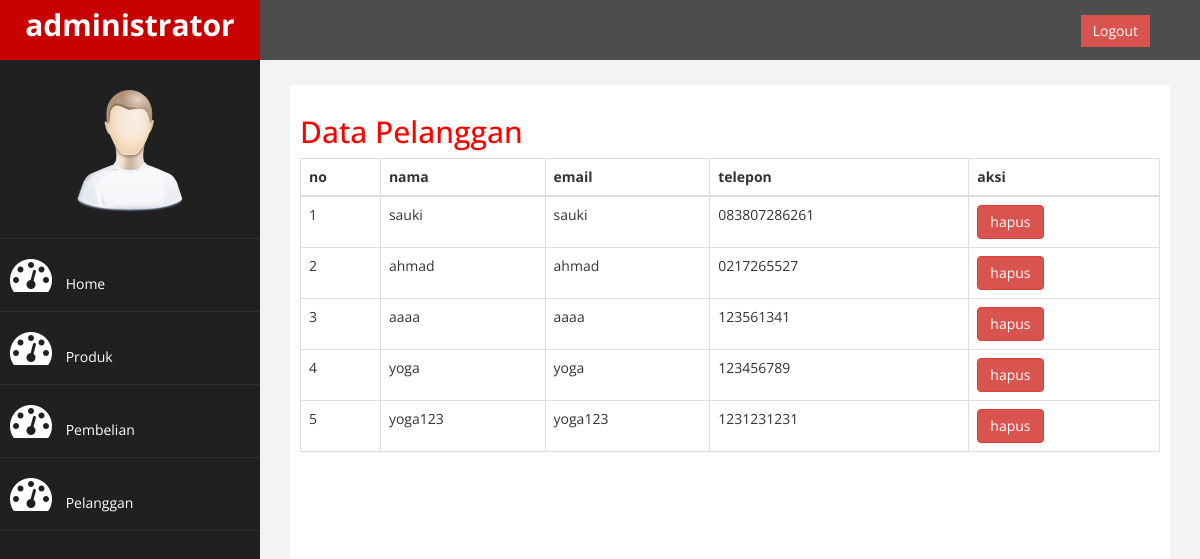
Page /admin/index.php?halaman=pelanggan (signed in) on the committed database.
### tables this page shows
CREATE TABLE `pelanggan` (
  `id_pelanggan` int(11) NOT NULL,
  `email_pelanggan` varchar(100) NOT NULL,
  `password_pelanggan` varchar(50) NOT NULL,
  `nama_pelanggan` varchar(100) NOT NULL,
  `telepon_pelanggan` varchar(25) NOT NULL
);

### admin/pelanggan.php (the view, shortened to what this page needs)
<h2>Data Pelanggan</h2>
<table class="table table-bordered">
	<thead>
		<th>no</th>
		<th>nama</th>
		<th>email</th>
		<th>telepon</th>
		<th>aksi</th>
	</thead>
	<tbody>
		<?php $nomor=1 ?>
		<?php $ambil=$koneksi->query("SELECT * FROM pelanggan"); ?>
		<?php while($pecah=$ambil->fetch_assoc()) { ?>
		<tr>
			<td><?php echo $nomor; ?></td>
			<td><?php echo $pecah['nama_pelanggan']; ?></td>
			<td><?php echo $pecah['nama_pelanggan']; ?></td>
			<td><?php echo $pecah['telepon_pelanggan']; ?></td>
			<td>
				<a href="" class="btn btn-danger">hapus</a>
			</td>
		</tr>
		<?php $nomor++; ?>
		<?php } ?>
	</tbody>
</table>

### admin/assets/css/custom.css (style rules this page uses)
body { font-family: 'Open Sans', sans-serif; }
h2 { color: #f00; }

### rows in the picture
pelanggan: nama_pelanggan "sauki", telepon_pelanggan "083807286261"
pelanggan: nama_pelanggan "ahmad", telepon_pelanggan "0217265527"
pelanggan: nama_pelanggan "aaaa", telepon_pelanggan "123561341"
pelanggan: nama_pelanggan "yoga", telepon_pelanggan "123456789"
pelanggan: nama_pelanggan "yoga123", telepon_pelanggan "1231231231"
